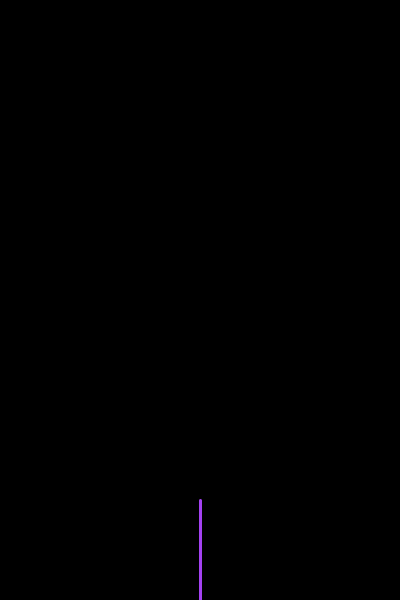
Frame 1 (no input)
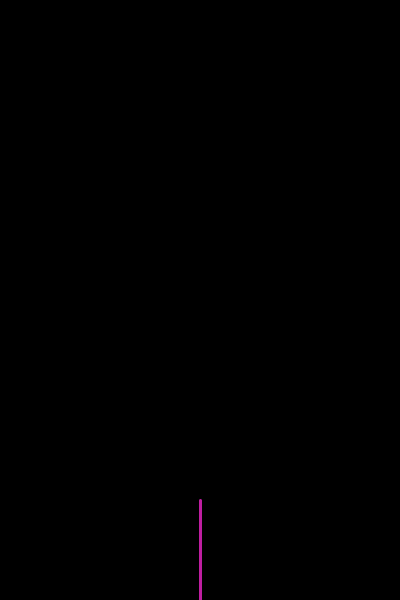
Frame 60 (the mouse pressed at the canvas centre just before this capture)
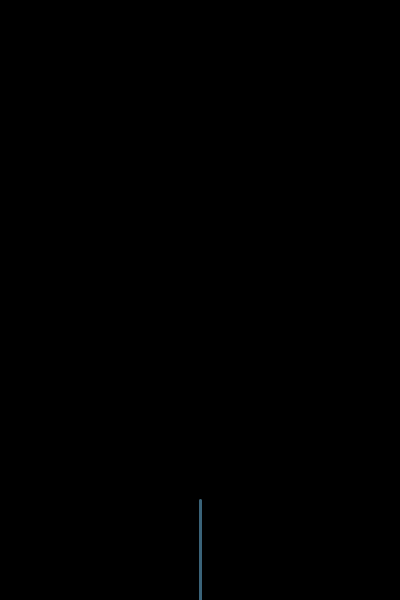
Frame 120 (the mouse held since frame 60 and released just before this capture)

The Processing sketch that drew these frames (run headless with seeded random() and noise(); from frame 60 on, the mouse is pressed at the canvas centre):

// Processing sketch: main
// ── main.pde

ArrayList<Branch> branches = new ArrayList<Branch>();
int branchCount = 5;

void setup(){
  size(400, 600);
  
  branches.add(new Branch(new PVector(width/2, height), new PVector(width/2, height-100)));
}

void draw(){
  background(0);
  
  for(int i = 0; i < branches.size(); i++){
    branches.get(i).show();
    //branches.get(i).jitter();
  }
}

void keyPressed(){
  if(key == 'x'){
    int size = branches.size();
    for(int y = 0; y < size; y++){
      if(!branches.get(y).grown){
        branches.add(branches.get(y).branchLeft());
        branches.add(branches.get(y).branchRight());
        
        branches.get(y).grown = true;
      }
    }
  }
}
// ── branch.pde
class Branch{
  
  PVector begin;
  PVector end;
  
  boolean grown;
  
  Branch(PVector _begin, PVector _end){
    begin = _begin;
    end = _end;
    
    grown = false;
  }
  
  void show(){
    stroke(random(255),random(255),random(255));
    strokeWeight(3);
    line(begin.x, begin.y, end.x, end.y);
  }
  
  void jitter(){
    this.end.x += random(-7,7);
    this.end.y += random(-7,7);
  }
  
  Branch branchLeft(){
    PVector dir = PVector.sub(end, begin);
    dir.rotate(-PI / 4);
    dir.mult(0.7);
    PVector newEnd = PVector.add(end, dir);
    return new Branch(end, newEnd);
  }
  
  Branch branchRight(){
    PVector dir = PVector.sub(end, begin);
    dir.rotate(PI / 4);
    dir.mult(0.7);
    PVector newEnd = PVector.add(end, dir);
    return new Branch(end, newEnd);
  }
  
}
